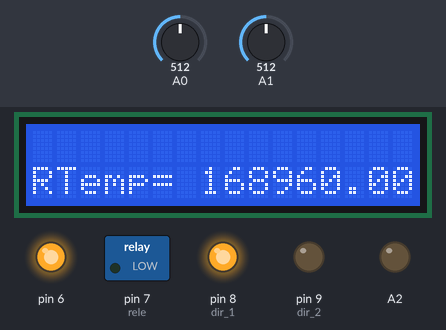
Recording of a sketch running on a simulated Arduino Uno, built with avr-gcc and run on an emulated ATmega328P. On the bench: 16×2 character LCD, switched loads named in the sketch (green lamp = pin HIGH), output pins drawn as LEDs (lit = HIGH). Dashed ring = blinking. The inputs (shaded band) are chosen by the test bench; at power-on: A0 = 512, A1 = 512.

Above: at 1.2 s.
1.3 s: A0 set to 0
At 1.7 s:
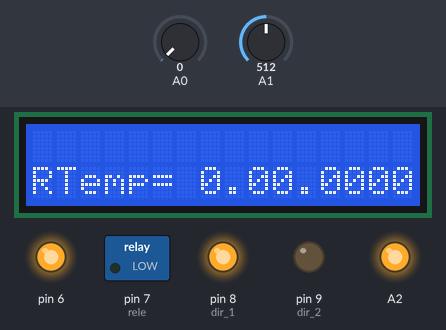
4.3 s: A1 set to 716
At 4.6 s:
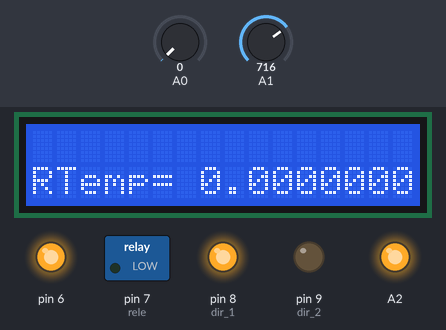
7.3 s: A1 set to 786
10.3 s: A1 set to 806
13.3 s: A0 set to 306
At 15.2 s:
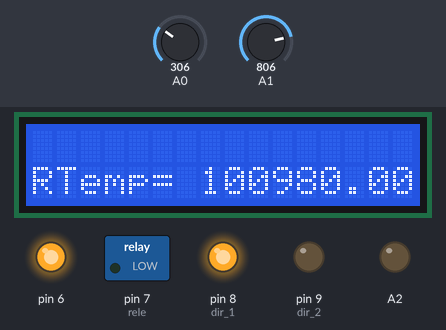
16.3 s: A0 set to 900
At 17.15 s:
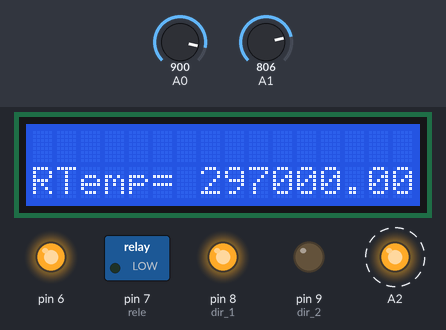
Timing chart, 0 to 66.8 s (numbered marks = the images above; inputs shaded):
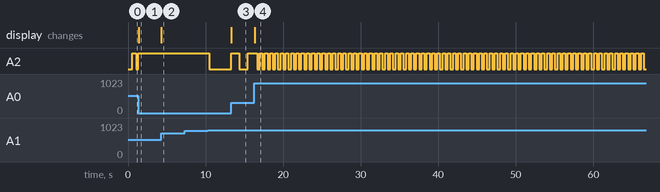

Measured:
- after the input at 1.3 s, the display: changes after 0.07 s (image 1)
- after the input at 4.3 s, A2: stays HIGH (without the input it goes to LOW after 0.31 s); the display: changes at once (image 2)
- after the input at 7.3 s, every drawn part: stays the same
- after the input at 13.3 s, A2: LOW → HIGH after 0.00 s instead of 2.5 s; the display: changes at once (image 3)
- after the input at 16.3 s, A2: alternates HIGH for 0.33 s and LOW for 0.34 s, starting after 0.34 s; the display: changes at once (image 4)

The sketch:

controle_pi.ino
```cpp
 /*
  A1 é a entrada do potenciometro = ptb1
  A0 é a entrada do lm35 = ptb0
  A2 é a saida do cooler = ptd4

  pino 8 = dir_1 = pta13
  pino 9 = dir_2 = ptd5
  pino 7 = rele = pta12


     The circuit:
 * LCD RS pin to digital pin 12
 * LCD Enable pin to digital pin 11
 * LCD D4 pin to digital pin 5
 * LCD D5 pin to digital pin 4
 * LCD D6 pin to digital pin 3
 * LCD D7 pin to digital pin 2
 * LCD R/W pin to ground
 * LCD VSS pin to ground
 * LCD VCC pin to 5V

 */

#include <LiquidCrystal.h>

float Kp = 0.2;
float Ki = 0.009;
float fan_valor = 0;
int rele = 7;

int dir_1 = 8; //direção da ponte h
int dir_2 = 9;

float erro_ant = 0;
float erro = 0;

float acao = 0;
float acao_ant = 0;

float temp = 0;
float ref = 0;

const int rs = 12, en = 11, d4 = 5, d5 = 4, d6 = 3, d7 = 2;
LiquidCrystal lcd(rs, en, d4, d5, d6, d7);

void setup() {
  pinMode(6, OUTPUT);
  digitalWrite(6, HIGH);
  pinMode(dir_1, OUTPUT);
  digitalWrite(dir_1, HIGH);
  pinMode(dir_2, OUTPUT);
  digitalWrite(dir_2, LOW);
  pinMode(rele, OUTPUT);

  lcd.begin(16, 2);

}

void loop() {
 ref = (100*analogRead(A1)) + 35;
 temp = (analogRead(A0) * 330.0);
 erro = -(ref - temp);
 acao = acao_ant + Kp*(erro - erro_ant) + Ki * 0.2 * erro;
 if (acao < 0.8) {
  acao = 0.8;
 }

 else if (acao < 0) {
  acao = 0;
 }

 fan_valor = acao + 0.2;
 analogWrite(A2, fan_valor);
 erro_ant = erro;
 acao_ant = acao;

 lcd.setCursor(0, 1);
 lcd.print("Ref= ");
 lcd.print(ref);

 lcd.setCursor(1, 1);
 lcd.print("Temp= ");
 lcd.print(temp);
}
```
